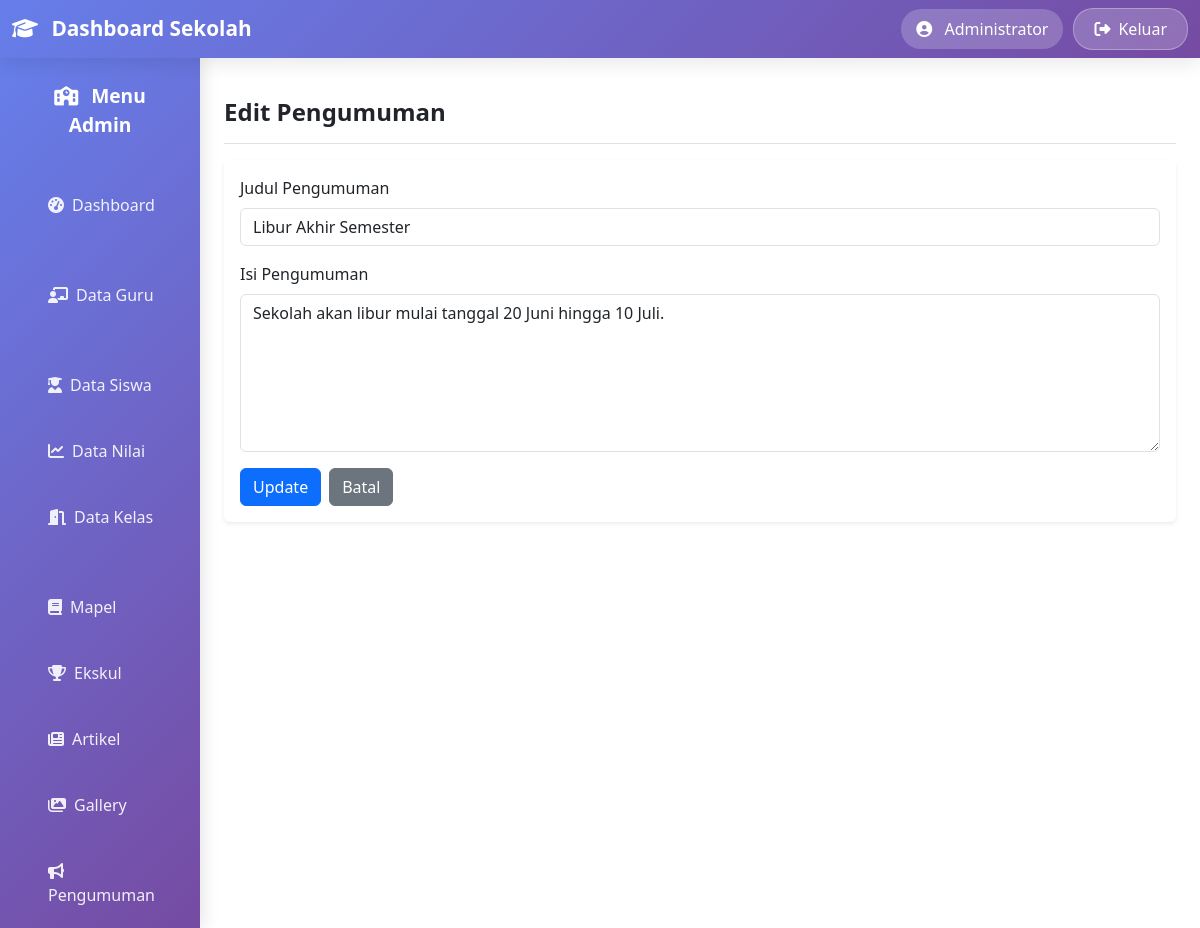
The page /pengumuman/edit.php?id=1 (signed in) on the database its author committed.
### tables this page shows
CREATE TABLE `pengumuman` (
  `id` int(11) NOT NULL,
  `judul` varchar(200) NOT NULL,
  `isi` text NOT NULL,
  `dibuat_pada` timestamp NOT NULL DEFAULT current_timestamp()
);

### pengumuman/edit.php (the view, shortened to what this page needs)
<?php
require_once '../config/database.php';
include '../template/header.php';
$id = intval($_GET['id']);
$result = mysqli_query($conn, "SELECT * FROM pengumuman WHERE id = $id LIMIT 1");
$pengumuman = mysqli_fetch_assoc($result);
?>
<div class="container-fluid">
    <div class="row">
        <?php include '../template/sidebar.php'; ?>
        <main class="col-12">
            <div class="d-flex justify-content-between flex-wrap flex-md-nowrap align-items-center pt-3 pb-2 mb-3 border-bottom">
                <h1 class="h4 fw-bold">Edit Pengumuman</h1>
            </div>
            <div class="card border-0 shadow-sm">
                <div class="card-body">
                    <form action="update.php?id=<?= $pengumuman['id']; ?>" method="POST">
                        <div class="mb-3">
                            <label for="judul" class="form-label">Judul Pengumuman</label>
                            <input type="text" class="form-control" id="judul" name="judul"
                                   value="<?= htmlspecialchars($pengumuman['judul']); ?>" required>
                        </div>
                        <div class="mb-3">
                            <label for="isi" class="form-label">Isi Pengumuman</label>
                            <textarea class="form-control" id="isi" name="isi" rows="6" required><?= htmlspecialchars($pengumuman['isi']); ?></textarea>
                        </div>
                        <div class="d-flex justify-content-start gap-2">
                            <button type="submit" class="btn btn-primary">Update</button>
                            <a href="index.php" class="btn btn-secondary">Batal</a>
                        </div>
                    </form>
                </div>
            </div>
        </main>
    </div>
</div>
<?php include '../template/footer.php'; ?>

### rows shown on the page
pengumuman: judul "Libur Akhir Semester", isi "Sekolah akan libur mulai tanggal 20 Juni hingga 10 Juli."

### other values the page prints
$_SESSION['admin_nama'] "Administrator"
